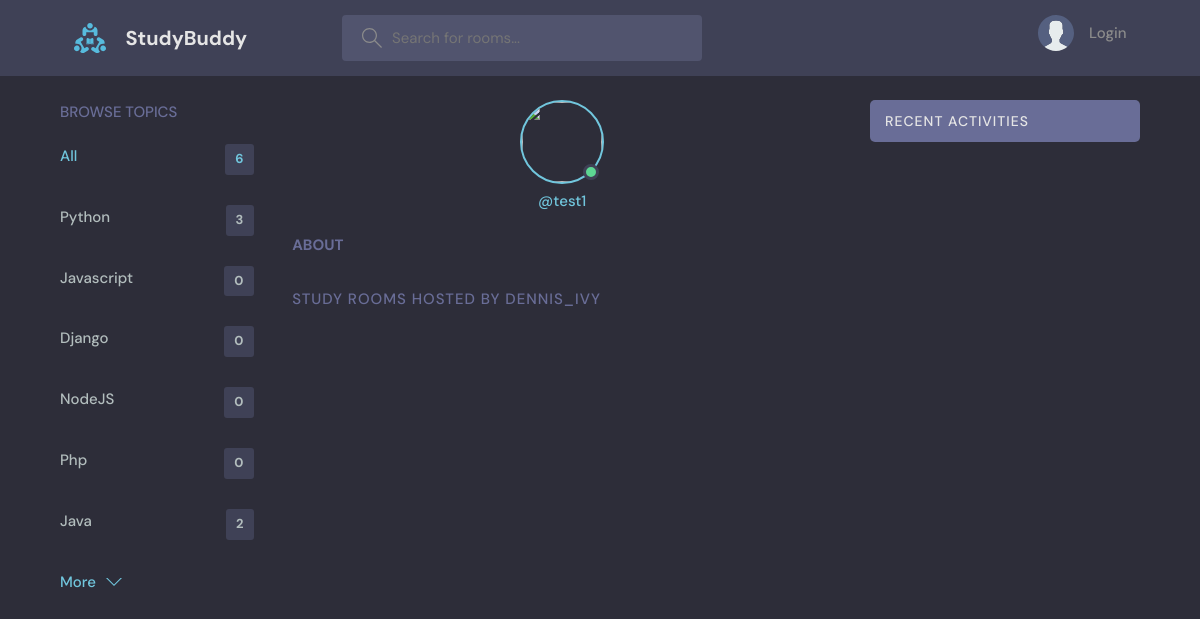
Page /user_profile/4 on the committed database.
### base/models.py (models this page shows, shortened)
class Topic(models.Model):
    name = models.CharField(max_length=200)

### base/views.py (the view)
# urls.py: path('user_profile/<str:pk>', views.userProfile, name='user_profile'),
def userProfile(request,pk):
    user = User.objects.get(id=pk)
    rooms = user.rooms_set.all()
    room_messages = user.message_set.all()
    topics = Topic.objects.all()
    context = {'user':user, 'rooms':rooms, 'room_messages':room_messages, 'topics': topics}
    return render(request, 'base/profile.html',context)

### base/templates/base/profile.html (shortened to what this page needs)
{% extends 'main.html' %}
{% block content %}
<main class="profile-page layout layout--3">
  <div class="container">
    {% include 'base/topics_compo.html' %}
    <div class="roomList">
      <div class="profile">
        <div class="profile__avatar">
          <div class="avatar avatar--large active">
            <img src="{{user.avatar.url}}" />
          </div>
        </div>
        <div class="profile__info">
          <p>@{{user.username}}</p>
        </div>
        <div class="profile__about">
          <h3>About</h3>
        </div>
      </div>
      <div class="roomList__header">
        <div>
          <h2>Study Rooms Hosted by dennis_ivy</a>
          </h2>
        </div>
      </div>
    </div>
    {% include 'base/activity_compo.html' %}
  </div>
</main>
{% endblock content %}

### base/templates/base/topics_compo.html
<div class="topics">
    <div class="topics__header">
      <h2>Browse Topics</h2>
    </div>
    <ul class="topics__list">
      <li>
        <a href="{% url 'home' %}" class="active">All <span>{{ topics.count }}</span></a>
      </li>
      {% for topic in topics %}
      <li>
        <a href="{% url 'home' %}?q={{topic.name}}"> {{ topic.name }} <span>{{topic.rooms_set.all.count}}</span></a>
      </li>
      {% endfor%}
    </ul>
    <a class="btn btn--link" href="{% url 'topics' %}">
      More
      <svg version="1.1" xmlns="http://www.w3.org/2000/svg" width="32" height="32" viewBox="0 0 32 32">
        <title>chevron-down</title>
        <path d="M16 21l-13-13h-3l16 16 16-16h-3l-13 13z"></path>
      </svg>
    </a>
  </div>

### static/styles/style.css (style rules this page uses)
:root { --color-main: #71c6dd; --color-main-light: #e1f6fb; --color-dark: #3f4156; --color-dark-medium: #51546e; --color-dark-light: #696d97; --color-light: #e5e5e5; --color-gray: #8b8b8b; --color-light-gray: #b2bdbd; --color-bg: #2d2d39; --color-success: #5dd693; --color-error: #fc4b0b; }
* { font-family: "DM Sans", -apple-system, BlinkMacSystemFont, "Segoe UI", Roboto, Oxygen, Ubuntu, Cantarell, "Open Sans", "Helvetica Neue", sans-serif; margin: 0; padding: 0; box-sizing: border-box; text-rendering: optimizeLegibility; font-size: inherit; }
html { font-size: 56.25%; }
@media only screen and (min-width: 1200px) { html { font-size: 62.5%; } }
body { line-height: 1.6; font-weight: 400; font-size: 1.5rem; color: var(--color-light-gray); background-color: var(--color-bg); min-height: 100vh; }
img { width: 100%; }
a { display: inline-block; color: var(--color-main); text-decoration: none; }
.container { max-width: 120rem; width: 90%; margin: auto; }
.btn { background-color: transparent; border: none; display: inline-flex; align-items: center; gap: 1rem; cursor: pointer; transition: all ease-in-out 0.3s; padding: 1rem 2rem; border-radius: 5px; box-shadow: 1px 1px 3px 1px rgba(0, 0, 0, 0.15); font-weight: 500; }
.btn--link { border-radius: 0; padding: 0; color: var(--color-main); box-shadow: none; }
.btn > svg { fill: currentColor; width: 1.6rem; height: 1.6rem; }
.avatar { position: relative; display: inline-block; border-radius: 50%; border: 2px solid var(--color-main); }
.avatar img { display: block; border-radius: 50%; object-fit: cover; object-position: center; }
.avatar::after { content: ""; display: block; position: absolute; background-color: var(--color-gray); z-index: 111; border-radius: 50%; border: 0.3rem solid var(--color-dark); }
.avatar.active::after { background-color: var(--color-success); }
.avatar.avatar--large img { display: block; width: 8rem; height: 8rem; border-radius: 50%; }
.avatar.avatar--large:after { width: 1rem; height: 1rem; bottom: 2px; right: 3.5px; }
.layout { margin-top: 2.4rem; }
.layout > .container { display: flex; justify-content: space-between; align-items: flex-start; }
.layout--3 > .container > div:first-child { flex-basis: 18%; max-width: 22.5rem; }
.layout--3 > .container > div:nth-child(2) { flex-basis: 50%; }
.topics__header { margin-bottom: 2rem; }
.topics__header h2 { text-transform: uppercase; font-weight: 500; color: var(--color-dark-light); }
.topics__list { list-style: none; }
.topics__list li a { display: flex; justify-content: space-between; margin-bottom: 3rem; font-weight: 500; color: var(--color-light-gray); transition: all 0.3s ease-in-out; }
.topics__list li a.active, .topics__list li a:hover { color: var(--color-main); }
.topics__list li a span { padding: 0.5rem 1rem; background-color: var(--color-dark); border-radius: 3px; font-size: 1.3rem; font-weight: 700; letter-spacing: 1px; }
.roomList__header { display: flex; justify-content: space-between; align-items: center; margin-bottom: 2.4rem; }
.roomList__header h2 { text-transform: uppercase; font-weight: 500; color: var(--color-light); letter-spacing: 1px; }
.profile { margin-bottom: 3rem; }
.profile__avatar { text-align: center; }
.profile__info { text-align: center; }
.profile__info p { color: var(--color-main); font-weight: 500; margin-bottom: 1rem; }
.profile__about { margin-top: 2rem; }
.profile__about h3 { text-transform: uppercase; color: var(--color-dark-light); margin-bottom: 0.5rem; }
.profile-page .roomList__header { margin-bottom: 1.5rem; }
.profile-page .roomList__header h2 { color: var(--color-dark-light); }

### rows in the picture
Topic: name "Python", rooms_set.all.count "3"
Topic: name "Javascript", rooms_set.all.count "0"
Topic: name "Django", rooms_set.all.count "0"
Topic: name "NodeJS", rooms_set.all.count "0"
Topic: name "Php", rooms_set.all.count "0"
Topic: name "Java", rooms_set.all.count "2"

### other values in the picture
{{ topics.count }} "6"
{{ user.username }} "test1"
